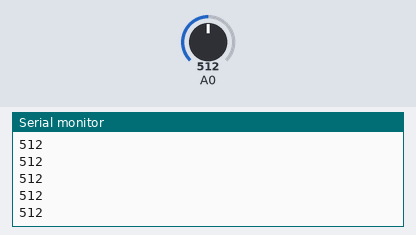
This sketch was run on a simulated Arduino Uno, built with avr-gcc and run on an emulated ATmega328P. Shown: the last lines printed to the serial monitor. The inputs (shaded band) are chosen by the test bench; at power-on: A0 = 512.

Above: at 1.2 s.
1.3 s: A0 set to 716
At 1.8 s:
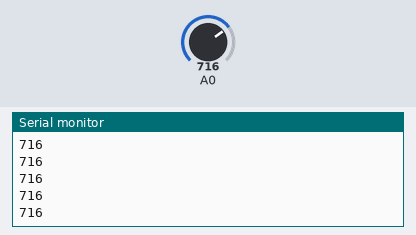
2.8 s: A0 set to 900
At 3.3 s:
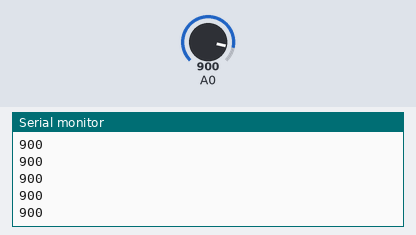
Timing chart, 0 to 5.8 s (numbered marks = the images above; inputs shaded):
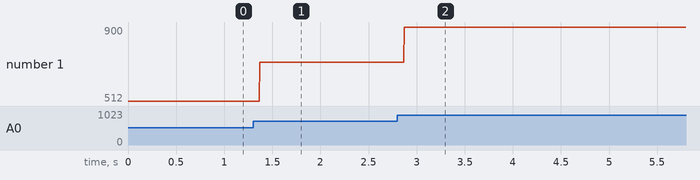

The sketch:

pot.ino
```cpp
int a;
void setup() {
  Serial.begin(9600);
  pinMode(A0,INPUT);
}

void loop() {
  a = analogRead(A0);
  Serial.println(a);
//  delay(100);
}
```

Measured:
- after the input at 1.3 s, the serial monitor: prints a new line after 0.07 s (image 1)
- after the input at 2.8 s, the serial monitor: prints a new line after 0.07 s (image 2)
- plotted number 1: 512 → 716 after the input at 1.3 s, 716 → 900 after the input at 2.8 s
